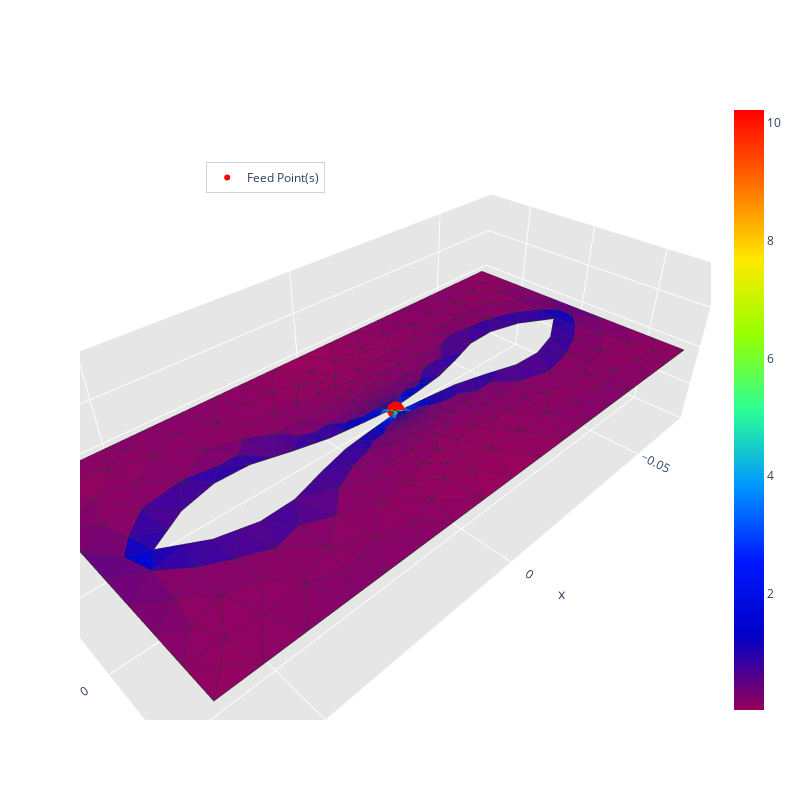

Notebook source saved alongside this figure:
### Code cell
radiation_algorithm(filename_mesh, 500e6, feed_point, show=True)

### Figure 1 — Plotly figure (JSON) as saved in the notebook; plotly's stock layout.template omitted (floating-point values rounded to 4 significant figures; data arrays with more than 128 entries replaced by an {"elided": "..."} marker saying what was removed)
{"data": [{"facecolor": {"elided": "550 str values"}, "i": {"elided": "550 int values"}, "j": {"elided": "550 int values"}, "k": {"elided": "550 int values"}, "name": "", "type": "mesh3d", "x": {"elided": "356 float values"}, "y": {"elided": "356 float values"}, "z": {"elided": "356 float values"}}, {"line": {"color": "rgb(50, 50, 50)", "width": 1.5}, "mode": "lines", "showlegend": false, "type": "scatter3d", "x": {"elided": "2750 float values"}, "y": {"elided": "2750 float values"}, "z": {"elided": "2750 int values"}}, {"hoverinfo": "none", "marker": {"color": [0.02242, 10.22], "colorscale": [[0, "rgb(150, 0, 90)"], [0.125, "rgb(0, 0, 200)"], [0.25, "rgb(0, 25, 255)"], [0.375, "rgb(0, 152, 255)"], [0.5, "rgb(44, 255, 150)"], [0.625, "rgb(151, 255, 0)"], [0.75, "rgb(255, 234, 0)"], [0.875, "rgb(255, 111, 0)"], [1, "rgb(255, 0, 0)"]], "showscale": true, "size": 0.1}, "mode": "markers", "showlegend": false, "type": "scatter3d", "x": [0.067], "y": [0.0315], "z": [0.0]}, {"marker": {"color": "red", "size": 6, "symbol": "circle"}, "mode": "markers+text", "name": "Feed Point(s)", "type": "scatter3d", "x": [0], "y": [0], "z": [0]}], "layout": {"height": 800, "legend": {"bgcolor": "rgba(255,255,255,0.7)", "bordercolor": "lightgray", "borderwidth": 1, "x": 0.2, "xanchor": "left", "y": 0.9, "yanchor": "top"}, "scene": {"aspectratio": {"x": 1, "y": 0.4701, "z": 0.3}, "camera": {"eye": {"x": 0.65, "y": 0.65, "z": 0.65}}, "xaxis": {"backgroundcolor": "rgb(230, 230, 230)", "gridcolor": "rgb(255, 255, 255)", "showbackground": true, "zerolinecolor": "rgb(255, 255, 255)"}, "yaxis": {"backgroundcolor": "rgb(230, 230, 230)", "gridcolor": "rgb(255, 255, 255)", "showbackground": true, "zerolinecolor": "rgb(255, 255, 255)"}, "zaxis": {"backgroundcolor": "rgb(230, 230, 230)", "gridcolor": "rgb(255, 255, 255)", "showbackground": true, "zerolinecolor": "rgb(255, 255, 255)"}}, "title": {"text": ""}, "width": 800}}
